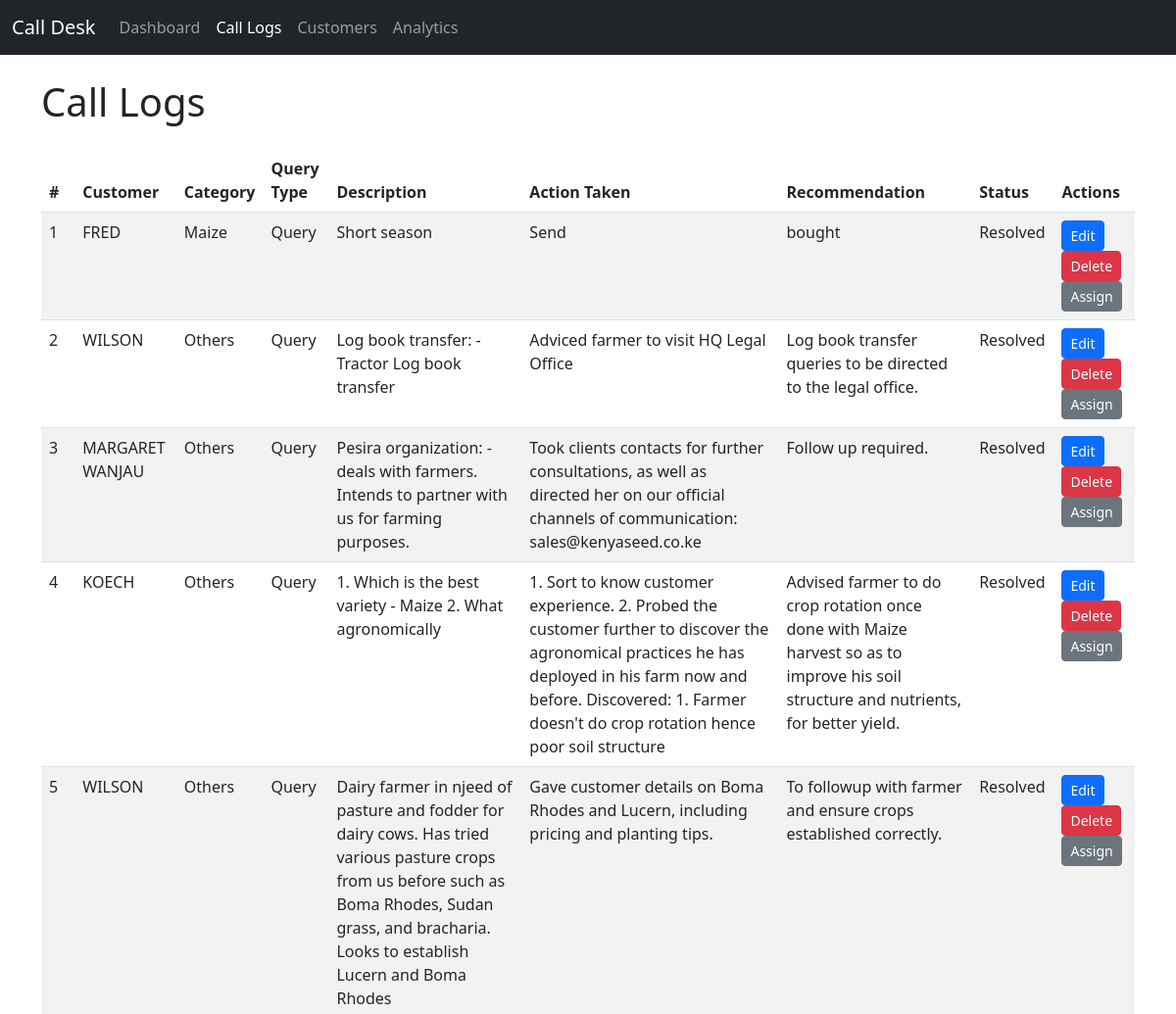
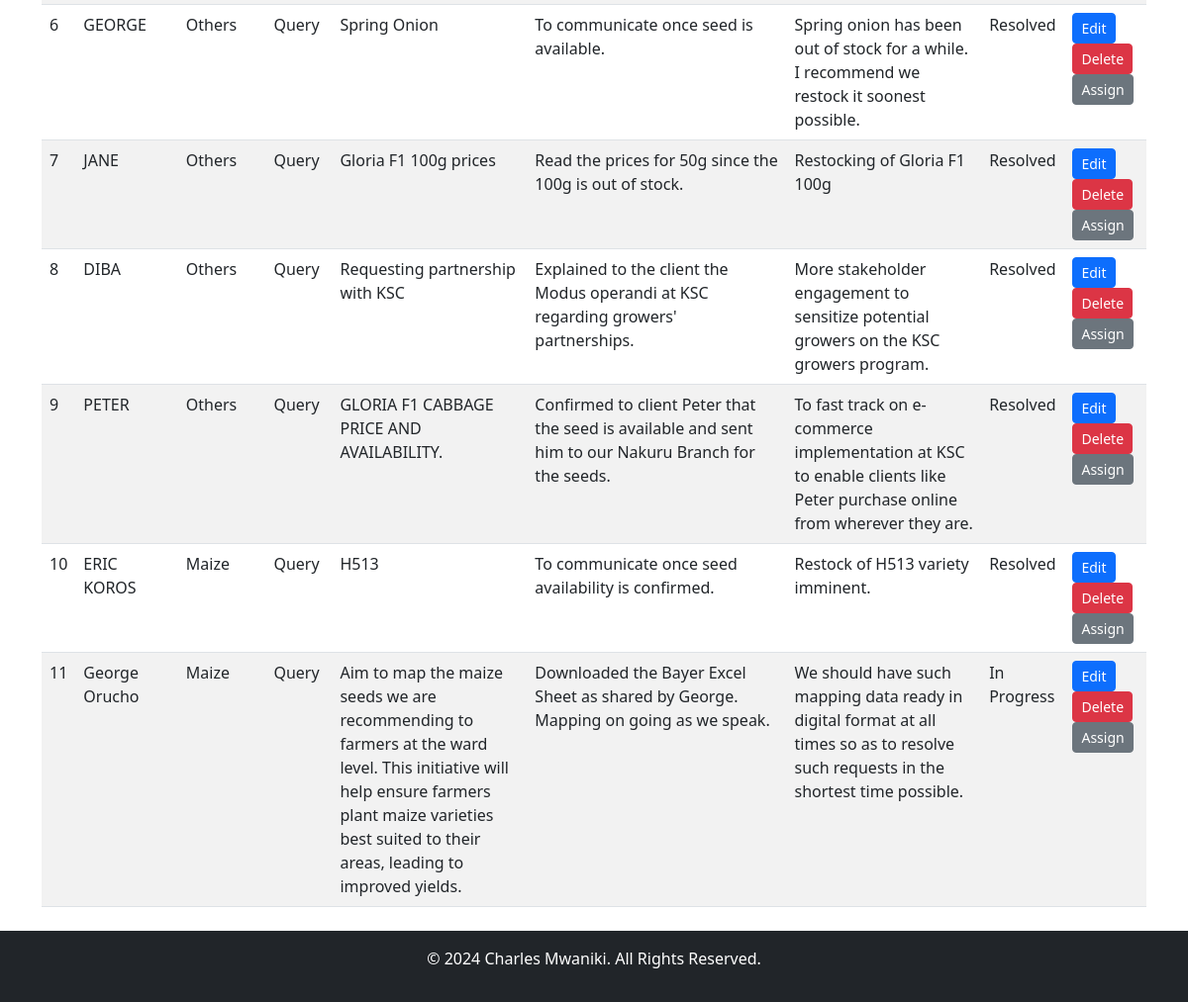
Page /call-log/ on the earlier database version (2 pictures, top to bottom).
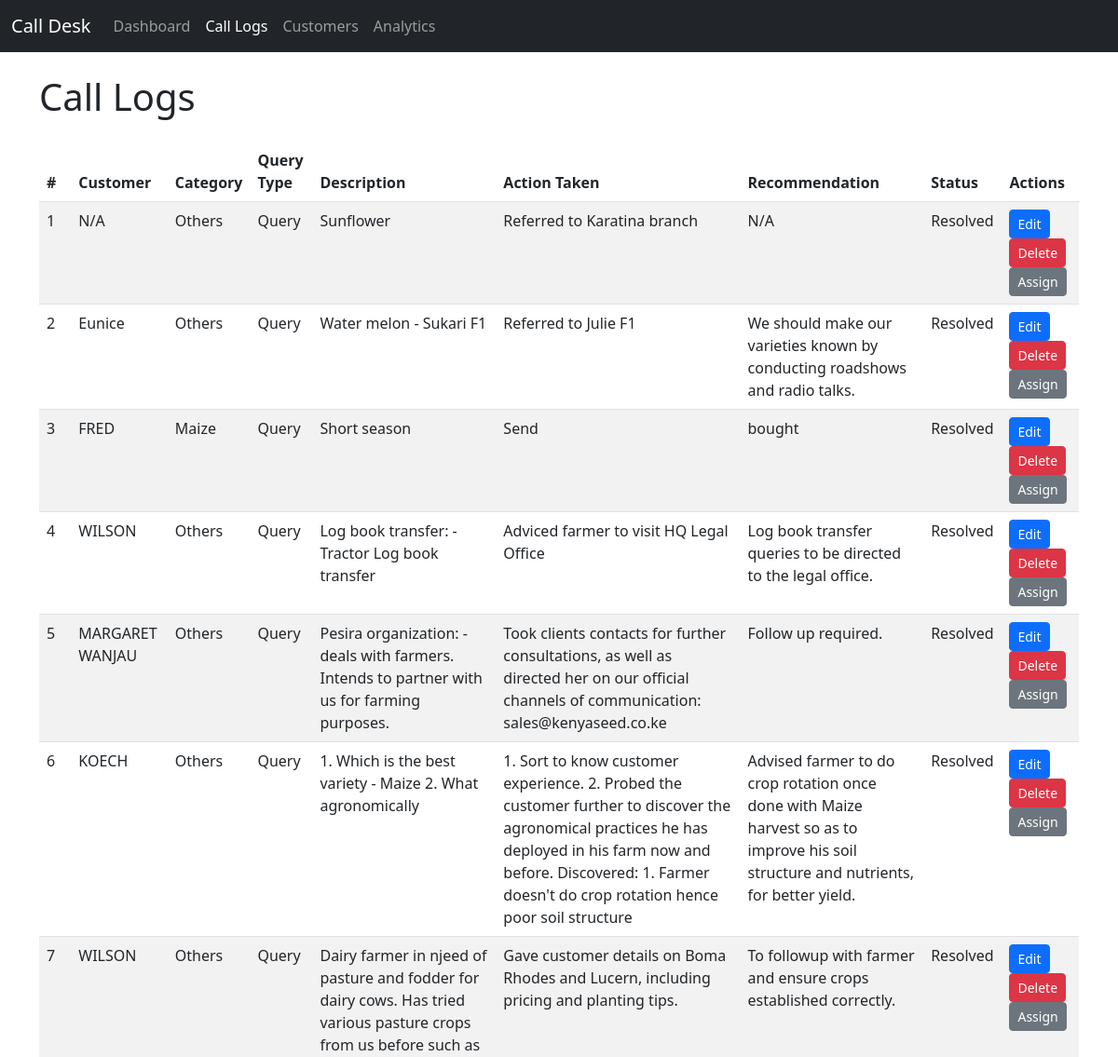
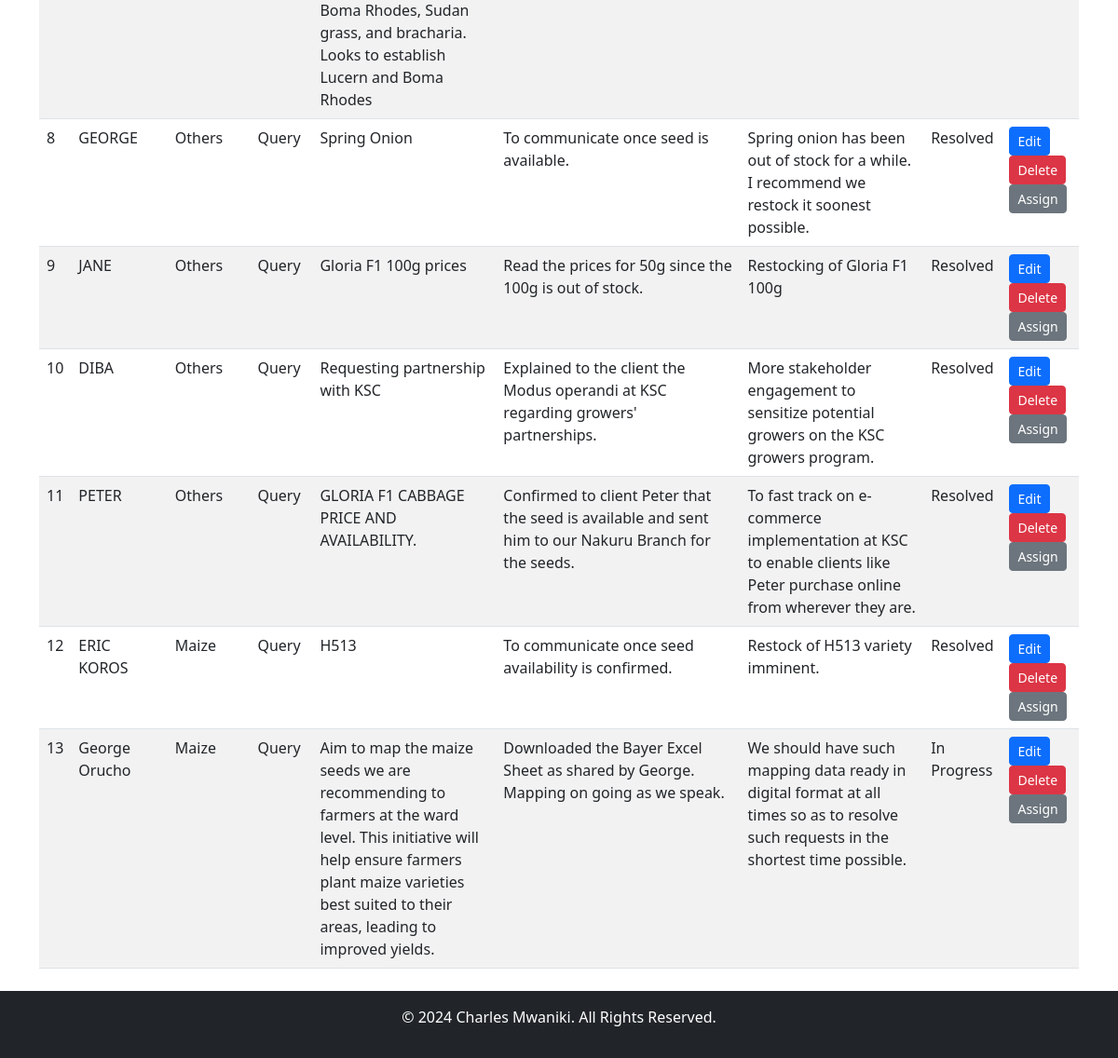
Same page on the later database version (2 pictures, top to bottom).
### calls/models.py (models this page shows, shortened)
class CallLog(models.Model):
    STATUS_CHOICES = [
        ('P', 'Pending'),
        ('IP', 'In Progress'),
        ('R', 'Resolved'),
    ]
    QUERY_CHOICES = [
        ('Complaint', 'Complaint'),
        ('Feedback', 'Feedback'),
        ('Query', 'Query'),
    ]
    CATEGORY_CHOICES = [
        ('Maize', 'Maize'),
        ('Wheat', 'Wheat'),
        ('Beans', 'Beans'),
        ('Fertilizers', 'Fertilizers'),
        ('Others', 'Others'),
    ]
    customer = models.ForeignKey(Customer, on_delete=models.CASCADE)
    query_type = models.CharField(max_length=50, choices=QUERY_CHOICES)
    category = models.CharField(max_length=50, choices=CATEGORY_CHOICES, default='Others')  # New field
    description = models.TextField()
    action_taken = models.TextField(blank=True, null=True)  # New field
    recommendation = models.TextField(blank=True, null=True)  # New field
    logged_by = models.ForeignKey(User, on_delete=models.CASCADE, related_name='logged_calls')
    assigned_to = models.ForeignKey(User, on_delete=models.CASCADE, related_name='assigned_calls', blank=True, null=True)
    status = models.CharField(max_length=2, choices=STATUS_CHOICES, default='P')
    created_at = models.DateTimeField(auto_now_add=True)
    updated_at = models.DateTimeField(auto_now=True)

class Customer(models.Model):
    name = models.CharField(max_length=100)
    phone = models.CharField(max_length=15, unique=True)
    email = models.EmailField(blank=True, null=True)
    address = models.TextField(blank=True, null=True)

### calls/views.py (the view)
# urls.py: path('call-log/', views.call_log, name='call_log'),
def call_log(request):
    calls = CallLog.objects.all().order_by('-created_at')
    return render(request, 'call_log.html', {'calls': calls})

### calls/templates/call_log.html (shortened to what this page needs)
{% extends 'base.html' %}
{% block content %}
<h1 class="mb-4">Call Logs</h1>
<table class="table table-striped">
    <thead>
        <tr>
            <th>#</th>
            <th>Customer</th>
            <th>Category</th>
            <th>Query Type</th>
            <th>Description</th>
            <th>Action Taken</th>
            <th>Recommendation</th>
            <th>Status</th>
            <th>Actions</th>
        </tr>
    </thead>
    <tbody>
        {% for call in calls %}
        <tr>
            <td>{{ forloop.counter }}</td>
            <td>{{ call.customer.name }}</td>
            <td>{{ call.get_category_display }}</td>
            <td>{{ call.get_query_type_display }}</td>
            <td>{{ call.description }}</td>
            <td>{{ call.action_taken }}</td>
            <td>{{ call.recommendation }}</td>
            <td>{{ call.get_status_display }}</td>
            <td>
                <a href="{% url 'edit_call_log' call.id %}" class="btn btn-sm btn-primary" data-bs-toggle="tooltip" title="Edit Call Log">Edit</a>
                <a href="{% url 'delete_call_log' call.id %}" class="btn btn-sm btn-danger" data-bs-toggle="tooltip" title="Delete Call Log">Delete</a>
                <a href="{% url 'assign_call_log' call.id %}" class="btn btn-sm btn-secondary" data-bs-toggle="tooltip" title="Assign Query">Assign</a>
            </td>
        </tr>
        {% endfor %}
    </tbody>
</table>
{% endblock %}

### calls/templates/base.html (shortened to what this page needs)
<!DOCTYPE html>
<html lang="en">
<head>
    {% load static %}
    <link href="https://cdn.jsdelivr.net/npm/bootstrap@5.3.0/dist/css/bootstrap.min.css" rel="stylesheet">
    <link rel="stylesheet" href="{% static 'css/styles.css' %}">
</head>
<body>
    <nav class="navbar navbar-expand-lg navbar-dark bg-dark">
        <div class="container-fluid">
            <a class="navbar-brand" href="{% url 'dashboard' %}">Call Desk</a>
            <div class="collapse navbar-collapse" id="navbarNav">
                <ul class="navbar-nav">
                    <li class="nav-item">
                        <a class="nav-link {% if request.resolver_match.url_name == 'dashboard' %}active{% endif %}" href="{% url 'dashboard' %}">Dashboard</a>
                    </li>
                    <li class="nav-item">
                        <a class="nav-link {% if request.resolver_match.url_name == 'call_log' %}active{% endif %}" href="{% url 'call_log' %}">Call Logs</a>
                    </li>
                    <li class="nav-item">
                        <a class="nav-link {% if request.resolver_match.url_name == 'customer_list' %}active{% endif %}" href="{% url 'customer_list' %}">Customers</a>
                    </li>
                    <li class="nav-item">
                        <a class="nav-link {% if request.resolver_match.url_name == 'analytics_dashboard' %}active{% endif %}" href="{% url 'analytics_dashboard' %}">Analytics</a>
                    </li>
                </ul>
            </div>
        </div>
    </nav>
    <div class="container mt-4">
        {% block content %}
        {% endblock %}
    </div>
    <footer class="bg-dark text-white text-center py-3 mt-4">
        <p>&copy; 2024 Charles Mwaniki. All Rights Reserved.</p>
    </footer>
</body>
</html>

Differences in the rows shown:
added CallLog: customer.name "N/A", category "Others", query_type "Query", description "Sunflower", action_taken "Referred to Karatina branch", recommendation "N/A", status "Resolved"
added CallLog: customer.name "Eunice", category "Others", query_type "Query", description "Water melon - Sukari F1", action_taken "Referred to Julie F1", recommendation "We should make our varieties known by conducting roadshows and radio talks.", status "Resolved"
